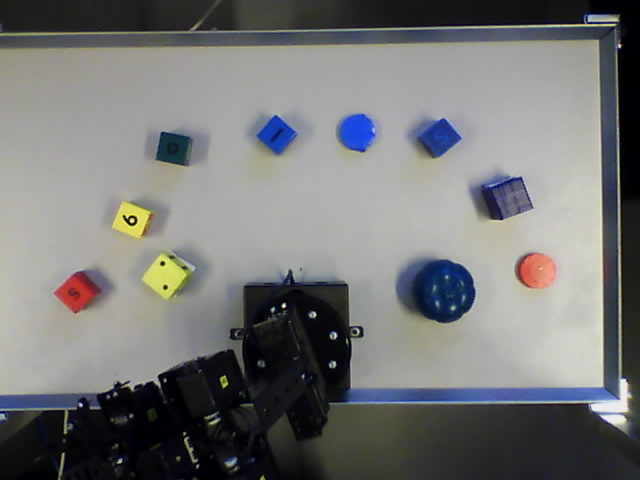
#> input picture Computer_vision/test5.jpg, 640 x 480 px
$ python find_books.py   (Python 2 division)   (older library calls are emulated)
#> lines starting #> are read from the running program, lines starting #| are printed output that depends on the picture; after the words box and inside, x2 and y2 are one past the last pixel; in counts of white or black regions, pixels touching at a corner belong together
# import the necessary packages
import numpy as np
import cv2
import urllib

def get_from_webcam():
    """
    Fetches an image from the webcam
    """
    print "try fetch from webcam..."
    stream=urllib.urlopen('http://192.168.0.20/image/jpeg.cgi')
    bytes=''
    bytes+=stream.read(64500)
    a = bytes.find('\xff\xd8')
    b = bytes.find('\xff\xd9')

    if a != -1 and b != -1:
        jpg = bytes[a:b+2]
        bytes= bytes[b+2:]
        i = cv2.imdecode(np.fromstring(jpg, dtype=np.uint8),1)

        return i
    else:
        print "did not receive image, try increasing the buffer size in line 13:"

# load the image, convert it to grayscale, and blur it
image = cv2.imread("test5.jpg")
#> image is the input picture: shape (480, 640, 3); mean B, G, R 117.8, 117.9, 117.5
# image = get_from_webcam()
gray = cv2.cvtColor(image, cv2.COLOR_BGR2GRAY)
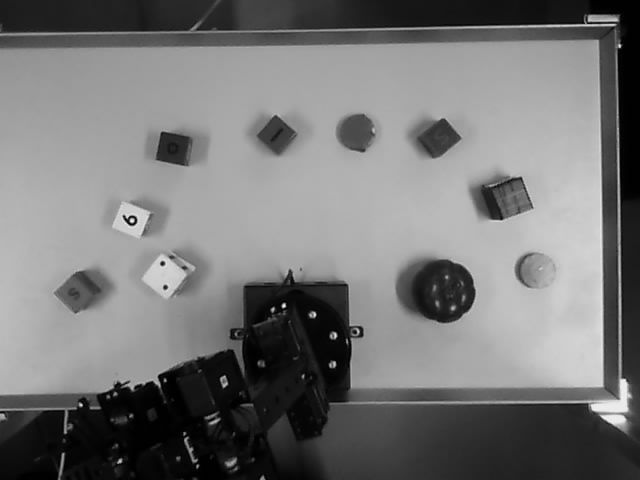
#> gray: shape (480, 640); min 0, max 251, mean 117.8
# gray = cv2.GaussianBlur(gray, (1, 1), 0)
gray = cv2.bilateralFilter(gray, 11, 17, 17)
cv2.imshow("Gray", gray)
cv2.waitKey(0)

# detect edges in the image
edged = cv2.Canny(gray, 5, 255)
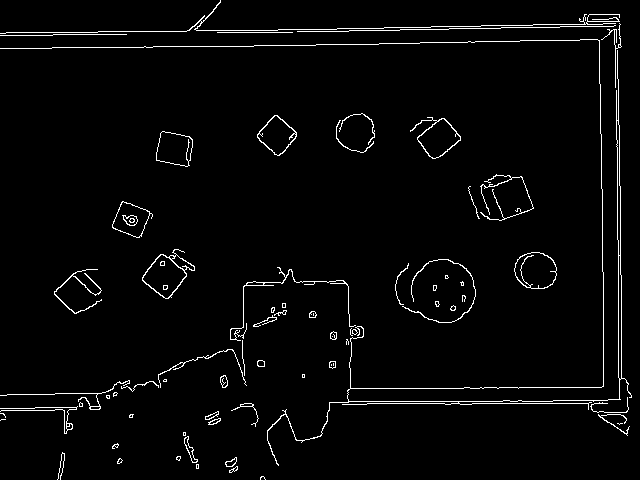
#> edged: shape (480, 640); 2.8% white in thin lines or dots
cv2.imshow("Edged", edged)
cv2.waitKey(0)

# construct and apply a closing kernel to 'close' gaps between 'white'
# pixels
kernel = cv2.getStructuringElement(cv2.MORPH_RECT, (7, 7))
closed = cv2.morphologyEx(edged, cv2.MORPH_CLOSE, kernel)
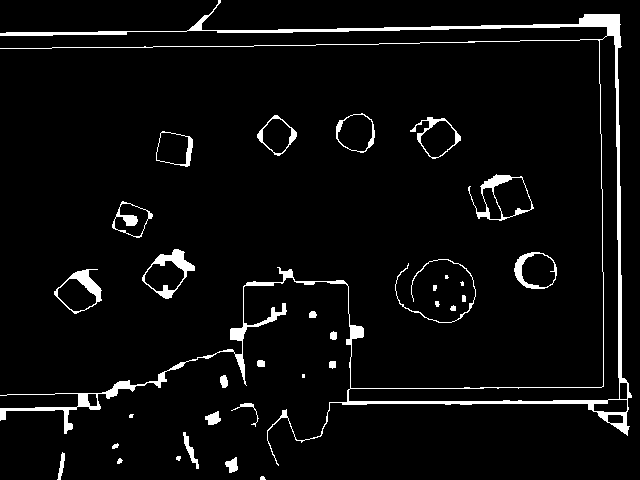
#> closed: shape (480, 640); 4.7% white; 33 white regions (5 under 20 px)
cv2.imshow("Closed", closed)
cv2.waitKey(0)

# find contours (i.e. the 'outlines') in the image and initialize the
# total number of books found
(_, cnts, _) = cv2.findContours(closed.copy(), cv2.RETR_EXTERNAL, cv2.CHAIN_APPROX_SIMPLE)
#> cnts = 33 contours, 12 with area under 20; largest, box (x1, y1, x2, y2) and area: (0, 0, 632, 466) 15400, (468, 174, 534, 221) 1784, (142, 249, 195, 299) 1427, (54, 269, 102, 314) 1265, (514, 252, 557, 289) 1217
total = 0


for c in cnts:
    # approximate the contour
    peri = cv2.arcLength(c, True)
    approx = cv2.approxPolyDP(c, 0.02 * peri, True)
    area = cv2.contourArea(approx)

    # if the approximated contour has four points, then assume that the
    # contour is a book -- a book is a rectangle and thus has four vertices
    if len(approx) == 4:

        if area > 300 and area < 5000:
            cv2.drawContours(image, [approx], -2, (0, 255, 0), 4)
            total += 1
#> this loop made 33 passes
#> (peri, approx, area, total) on passes 27, 29: (128, [[122, 201], [112, 227], [141, 236], [152, 214]], 823.5, 1), (127.9, [[162, 131], [156, 160], [189, 165], [192, 139]], 895.5, 2)
#> (peri, area) on passes 3, 5, 7, 9, 10, 11: (47.56, 103), (62.14, 83.5), (92.04, 130.5), (49.56, 122), (104.2, 55), (33.31, 67)
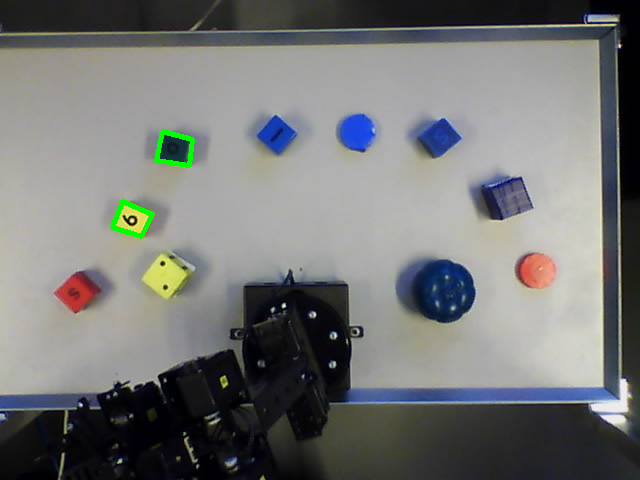
#> image: shape (480, 640, 3); 0.38% of pixels changed, all inside (x1, y1, x2, y2) = (110, 129, 195, 239)
#> after the loop, total = 2

# display the output
print "I found {0} books in that image".format(total)
#| I found 2 books in that image
cv2.imshow("Output", image)
cv2.waitKey(0)

# [19 lines of commented-out code are left out]

$ run again, with Computer_vision/test2.jpg copied over Computer_vision/test5.jpg
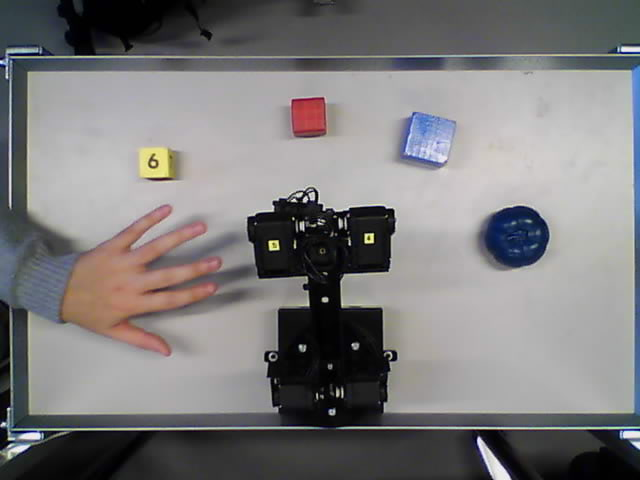
#> input picture Computer_vision/test2.jpg, 640 x 480 px
#> image is the input picture: shape (480, 640, 3); mean B, G, R 124.1, 123.3, 124.9
#> `edged = cv2.Canny(gray, 5, 255)`:
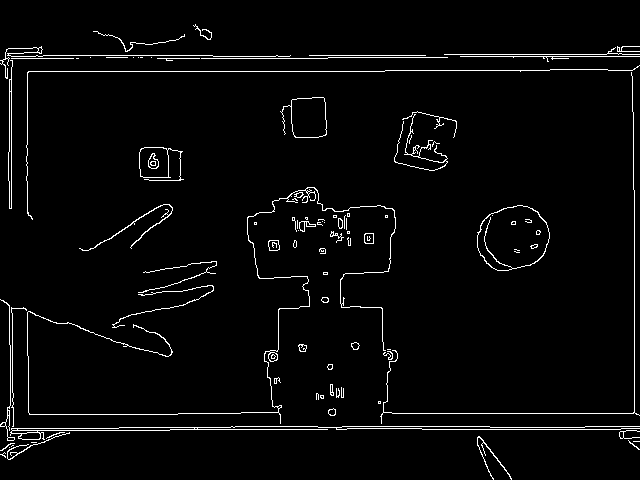
#> edged: shape (480, 640); 3.1% white in thin lines or dots
#> closed: shape (480, 640); 5.3% white; 27 white regions (3 under 20 px)
#> cnts = 9 contours; largest, box (x1, y1, x2, y2) and area: (0, 65, 640, 480) 33208, (477, 205, 550, 271) 3637, (0, 31, 640, 209) 2369, (280, 97, 327, 138) 1477, (394, 111, 457, 171) 1414
#> the loop `for c in cnts:` made 9 passes
#> (peri, approx, area, total) on pass 8: (1853.8, [[9, 208], [13, 58], [639, 46], [8, 48]], 3555, 1)
#> after the loop `for c in cnts:`:
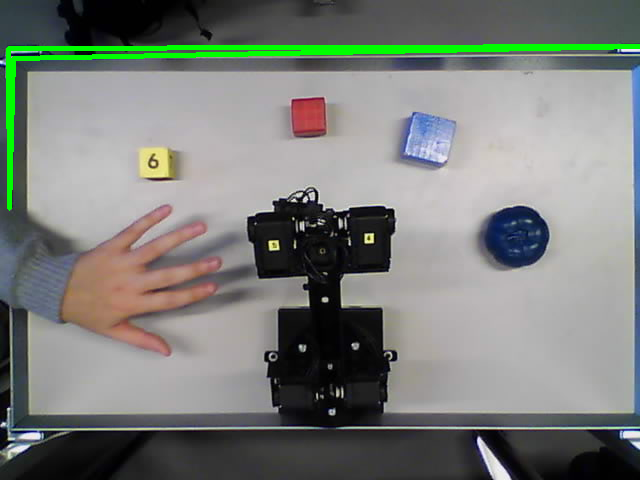
#> image: shape (480, 640, 3); 2.17% of pixels changed, all inside (x1, y1, x2, y2) = (6, 44, 640, 211)
#> after the loop `for c in cnts:`: total = 1
#| I found 1 books in that image

$ run again, with Computer_vision/test3.jpg copied over Computer_vision/test5.jpg
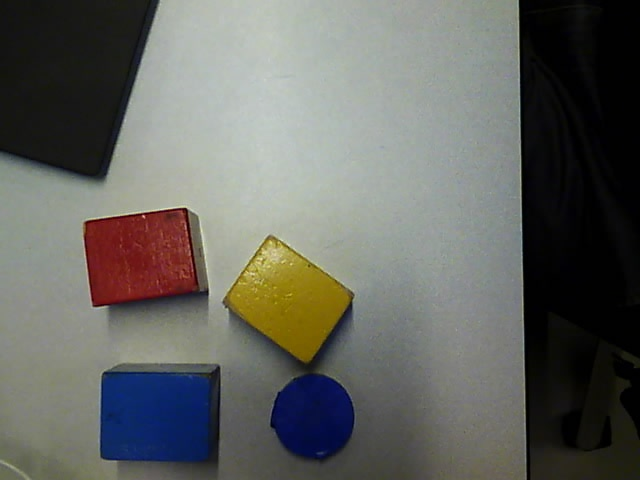
#> input picture Computer_vision/test3.jpg, 640 x 480 px
#> image is the input picture: shape (480, 640, 3); mean B, G, R 96.6, 101.5, 100.5
#> `edged = cv2.Canny(gray, 5, 255)`:
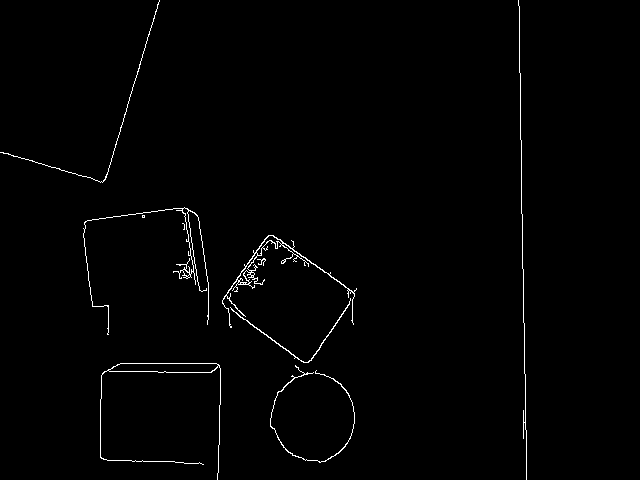
#> edged: shape (480, 640); 1.1% white in thin lines or dots, all inside (x1, y1, x2, y2) = (0, 0, 527, 480)
#> `closed = cv2.morphologyEx(edged, cv2.MORPH_CLOSE, kernel)`:
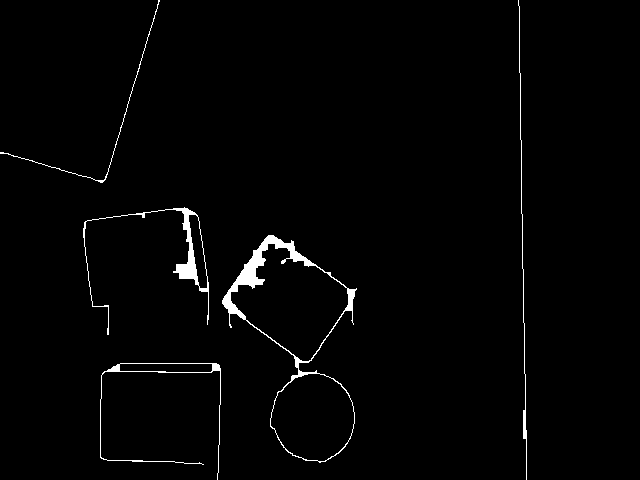
#> closed: shape (480, 640); 1.6% white; 5 white regions
#> cnts = 5 contours; box (x1, y1, x2, y2) and area: (222, 235, 357, 463) 15100, (83, 207, 209, 335) 1402, (100, 363, 221, 480) 916, (518, 0, 527, 480) 66, (0, 0, 160, 183) 32
#> the loop `for c in cnts:` made 5 passes
#> (peri, area) on passes 1 to 3: (848.5, 410.5), (795.5, 13611.5), (778.1, 1294)
#> after the loop `for c in cnts:`: total = 0
#| I found 0 books in that image

$ run again, with Computer_vision/test4.jpg copied over Computer_vision/test5.jpg
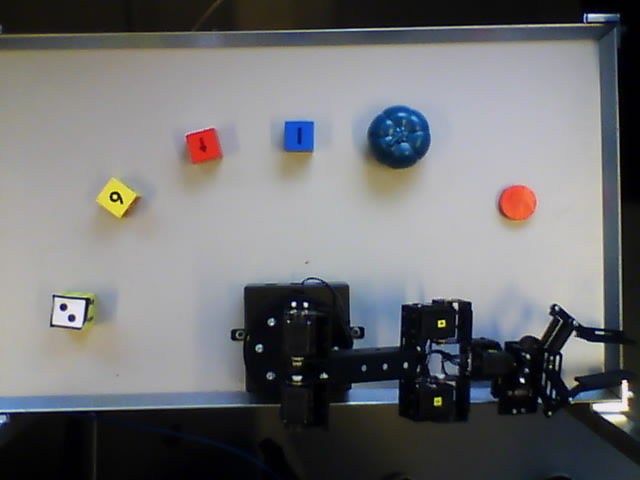
#> input picture Computer_vision/test4.jpg, 640 x 480 px
#> image is the input picture: shape (480, 640, 3); mean B, G, R 114.4, 112.8, 112
#> `edged = cv2.Canny(gray, 5, 255)`:
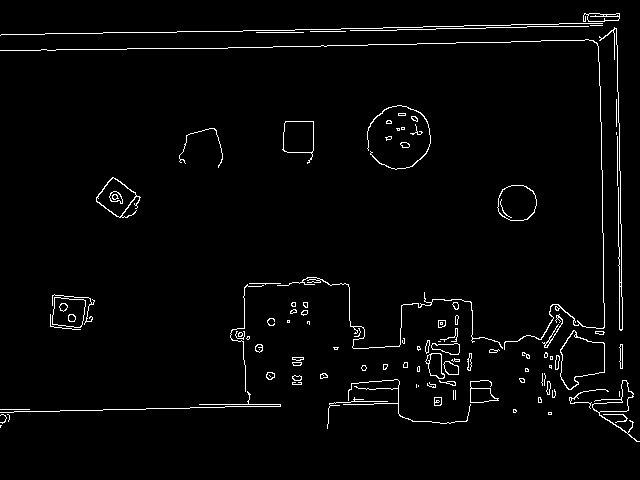
#> edged: shape (480, 640); 2.5% white in thin lines or dots, all inside (x1, y1, x2, y2) = (0, 13, 640, 442)
#> `closed = cv2.morphologyEx(edged, cv2.MORPH_CLOSE, kernel)`:
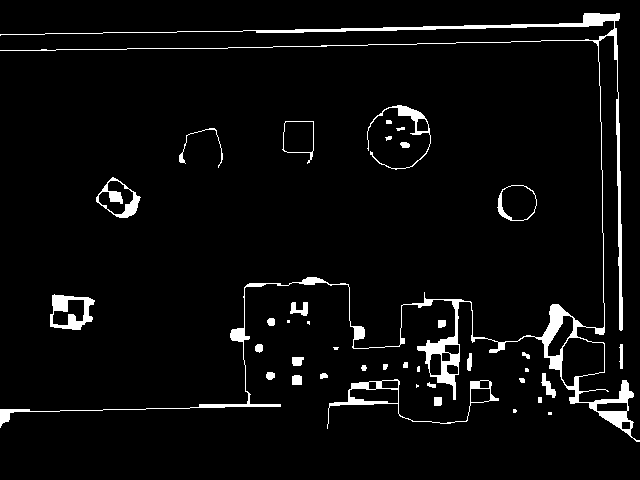
#> closed: shape (480, 640); 4.4% white; 39 white regions (8 under 20 px)
#> cnts = 39 contours, 16 with area under 20; largest, box (x1, y1, x2, y2) and area: (0, 13, 640, 442) 8486, (327, 379, 499, 429) 1610, (50, 294, 95, 330) 1174, (497, 185, 537, 221) 1114, (96, 177, 141, 218) 1083
#> the loop `for c in cnts:` made 39 passes
#> (peri, area) on passes 4, 6, 7, 9, 10, 11, 12, 18: (29.41, 55.5), (23.66, 22.5), (533.1, 1733.5), (34.83, 79), (70.73, 125.5), (21.66, 27), (26.49, 48), (36.24, 75.5)
#> after the loop `for c in cnts:`: total = 0
#| I found 0 books in that image
